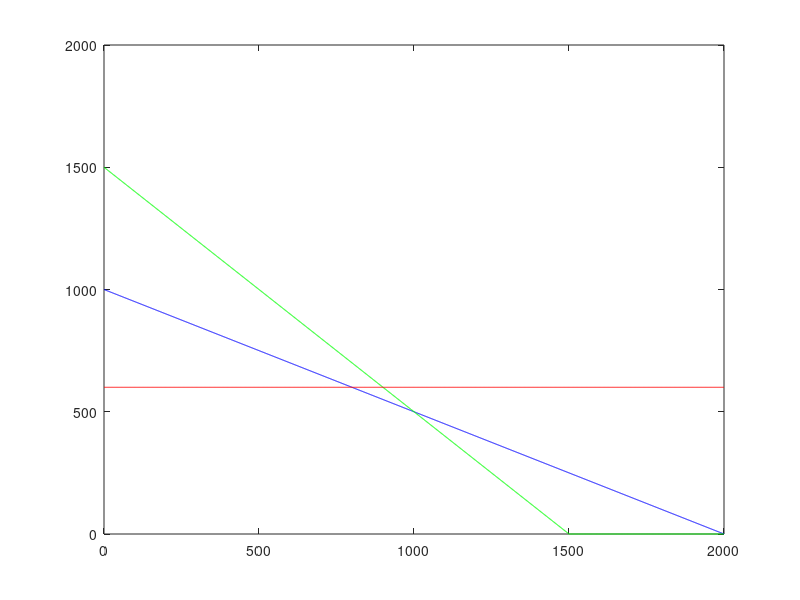

Recreate this plot in MATLAB.
%graphical method
clc;
clear all;
A = [1 2;1 1;0 1];
B = [2000;1500;600];
C = [3 5]; %cost function
X =  0:max(B);
Z1=(B(1)-A(1,1)*X)/A(1,2);
Z2=(B(2)-A(2,1)*X)/A(2,2);
Z3=(B(3)-A(3,1)*X)/A(3,2);
plot(X,max(0,Z1),"blue",X,max(0,Z2),"green",X,max(0,Z3),"red")
 
%finding points with axes
%CX1 return the indices where X=0 in X=0:MAX(B)|
%C1 returns indices where Z1=0 from vector with values calculated after
%inserting X in Z1 EQUATION
CX1=find(X==0);
C1=find(Z1==0);
%returning values from X and Z1 vector at C1 & CX1
line1=[X([C1 CX1]);Z1([C1 CX1])]'
C2=find(Z2==0);
line2=[X([C2 CX1]);Z2([C2 CX1])]'
C3=find(Z3==0);
line3=[X([C3 CX1]);Z3([C3 CX1])]'
corpt=unique([line1; line2; line3], "rows")
 
Pt=[0;0]
for i =1:size(A,1) %interate over the rows
    %doing in loop and verifying x and y by taking every 2 equations
    %possible
    for j=i+1:size(A,1)
        A1=A([i,j],:)
        B1=B([i,j])
        X=inv(A1)*B1
        Pt=[Pt,X]
    end
end
Ptt=Pt'

%finding unique points from all points (including intersection with axes
%and intersection of lines)
allpt=[Ptt;corpt]
points=unique(allpt,"rows")

%finding feasible region
for i=1:size(points,1)
    const1(i)=A(1,1)*points(i,1)+A(1,2)*points(i,2)-B(1) %written inequality in form ax+by<=c to ax+by-c<=0
    const2(i)=A(2,1)*points(i,1)+A(2,2)*points(i,2)-B(2)
    const3(i)=A(3,1)*points(i,1)+A(3,2)*points(i,2)-B(3)
    s1=find(const1>0)
    s2=find(const2>0)
    s3=find(const3>0)
end

s=unique([s1 s2 s3]) %found feasible region
points(s,:)=[] %[] means deletin points 
value=points*C' %finding cost values

table=[points value]
[obj index]=max(value); %defining obj here
X1=points(index,1)
X2=points(index,2)
fprintf("obj:value %f at (%f,%f)",obj,X1,X2)